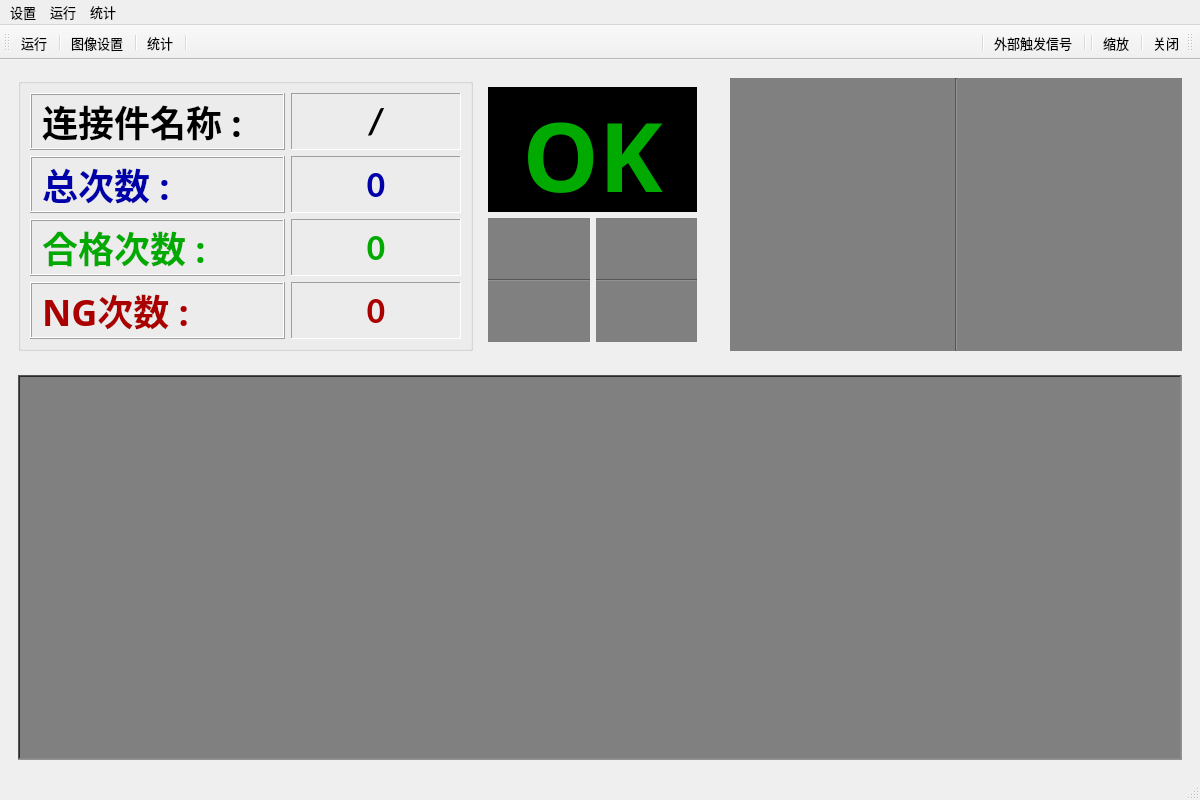
<?xml version="1.0" encoding="UTF-8"?>
<ui version="4.0">
 <class>mainWindowClass</class>
 <widget class="QMainWindow" name="mainWindowClass">
  <property name="geometry">
   <rect>
    <x>0</x>
    <y>0</y>
    <width>1200</width>
    <height>800</height>
   </rect>
  </property>
  <property name="font">
   <font>
    <pointsize>10</pointsize>
   </font>
  </property>
  <property name="windowTitle">
   <string>单工位视觉检查系统</string>
  </property>
  <property name="windowIcon">
   <iconset>
    <normaloff>icon/SoftWare.png</normaloff>icon/SoftWare.png</iconset>
  </property>
  <widget class="QWidget" name="centralwidget">
   <layout class="QGridLayout" name="gridLayout" rowstretch="4,6" columnstretch="6,4">
    <item row="1" column="0" colspan="2">
     <widget class="QWidget" name="widget" native="true">
      <layout class="QGridLayout" name="gridLayout_3">
       <item row="0" column="0">
        <widget class="QLabel" name="labelDisplay">
         <property name="sizePolicy">
          <sizepolicy hsizetype="Ignored" vsizetype="Ignored">
           <horstretch>0</horstretch>
           <verstretch>0</verstretch>
          </sizepolicy>
         </property>
         <property name="styleSheet">
          <string notr="true">background:gray</string>
         </property>
         <property name="frameShape">
          <enum>QFrame::WinPanel</enum>
         </property>
         <property name="frameShadow">
          <enum>QFrame::Sunken</enum>
         </property>
         <property name="text">
          <string/>
         </property>
         <property name="pixmap">
          <pixmap>icon/Cover1.png</pixmap>
         </property>
         <property name="scaledContents">
          <bool>true</bool>
         </property>
         <property name="alignment">
          <set>Qt::AlignCenter</set>
         </property>
        </widget>
       </item>
      </layout>
     </widget>
    </item>
    <item row="0" column="1">
     <widget class="QWidget" name="widget_3" native="true">
      <layout class="QGridLayout" name="gridLayout_2">
       <item row="0" column="0">
        <widget class="QLabel" name="labelDisplayRealTime">
         <property name="sizePolicy">
          <sizepolicy hsizetype="Ignored" vsizetype="Ignored">
           <horstretch>0</horstretch>
           <verstretch>0</verstretch>
          </sizepolicy>
         </property>
         <property name="styleSheet">
          <string notr="true">background:gray</string>
         </property>
         <property name="frameShape">
          <enum>QFrame::VLine</enum>
         </property>
         <property name="frameShadow">
          <enum>QFrame::Sunken</enum>
         </property>
         <property name="text">
          <string/>
         </property>
         <property name="scaledContents">
          <bool>false</bool>
         </property>
         <property name="alignment">
          <set>Qt::AlignCenter</set>
         </property>
        </widget>
       </item>
      </layout>
     </widget>
    </item>
    <item row="0" column="0">
     <widget class="QWidget" name="widget_2" native="true">
      <layout class="QGridLayout" name="gridLayout_4" columnstretch="2,1">
       <item row="0" column="0">
        <widget class="QGroupBox" name="groupBoxResultDisplay">
         <property name="title">
          <string/>
         </property>
         <property name="alignment">
          <set>Qt::AlignLeading|Qt::AlignLeft|Qt::AlignVCenter</set>
         </property>
         <layout class="QGridLayout" name="gridLayout_7" columnstretch="6,4">
          <item row="0" column="0">
           <widget class="QLabel" name="label">
            <property name="font">
             <font>
              <family>等线</family>
              <pointsize>27</pointsize>
              <weight>75</weight>
              <bold>true</bold>
             </font>
            </property>
            <property name="layoutDirection">
             <enum>Qt::LeftToRight</enum>
            </property>
            <property name="frameShape">
             <enum>QFrame::Box</enum>
            </property>
            <property name="frameShadow">
             <enum>QFrame::Raised</enum>
            </property>
            <property name="text">
             <string>连接件名称 :</string>
            </property>
           </widget>
          </item>
          <item row="0" column="1">
           <widget class="QLabel" name="labelModelName">
            <property name="font">
             <font>
              <family>Calibri</family>
              <pointsize>27</pointsize>
              <weight>75</weight>
              <bold>true</bold>
             </font>
            </property>
            <property name="frameShape">
             <enum>QFrame::Panel</enum>
            </property>
            <property name="frameShadow">
             <enum>QFrame::Sunken</enum>
            </property>
            <property name="text">
             <string>/</string>
            </property>
            <property name="alignment">
             <set>Qt::AlignCenter</set>
            </property>
           </widget>
          </item>
          <item row="1" column="0">
           <widget class="QLabel" name="label_2">
            <property name="font">
             <font>
              <family>等线</family>
              <pointsize>27</pointsize>
              <weight>75</weight>
              <bold>true</bold>
             </font>
            </property>
            <property name="layoutDirection">
             <enum>Qt::LeftToRight</enum>
            </property>
            <property name="styleSheet">
             <string notr="true">color:#0000aa</string>
            </property>
            <property name="frameShape">
             <enum>QFrame::Box</enum>
            </property>
            <property name="frameShadow">
             <enum>QFrame::Raised</enum>
            </property>
            <property name="text">
             <string>总次数 :</string>
            </property>
            <property name="textFormat">
             <enum>Qt::AutoText</enum>
            </property>
            <property name="alignment">
             <set>Qt::AlignLeading|Qt::AlignLeft|Qt::AlignVCenter</set>
            </property>
           </widget>
          </item>
          <item row="1" column="1">
           <widget class="QLabel" name="labelTotalCounts">
            <property name="font">
             <font>
              <family>Calibri</family>
              <pointsize>27</pointsize>
              <weight>75</weight>
              <bold>true</bold>
             </font>
            </property>
            <property name="styleSheet">
             <string notr="true">color:#0000aa</string>
            </property>
            <property name="frameShape">
             <enum>QFrame::Panel</enum>
            </property>
            <property name="frameShadow">
             <enum>QFrame::Sunken</enum>
            </property>
            <property name="text">
             <string>0</string>
            </property>
            <property name="alignment">
             <set>Qt::AlignCenter</set>
            </property>
           </widget>
          </item>
          <item row="2" column="0">
           <widget class="QLabel" name="label_3">
            <property name="font">
             <font>
              <family>等线</family>
              <pointsize>27</pointsize>
              <weight>75</weight>
              <bold>true</bold>
             </font>
            </property>
            <property name="styleSheet">
             <string notr="true">color:#00aa00</string>
            </property>
            <property name="frameShape">
             <enum>QFrame::Box</enum>
            </property>
            <property name="frameShadow">
             <enum>QFrame::Raised</enum>
            </property>
            <property name="text">
             <string>合格次数 :</string>
            </property>
           </widget>
          </item>
          <item row="2" column="1">
           <widget class="QLabel" name="labelOKCounts">
            <property name="font">
             <font>
              <family>Calibri</family>
              <pointsize>27</pointsize>
              <weight>75</weight>
              <bold>true</bold>
             </font>
            </property>
            <property name="styleSheet">
             <string notr="true">color:#00aa00</string>
            </property>
            <property name="frameShape">
             <enum>QFrame::Panel</enum>
            </property>
            <property name="frameShadow">
             <enum>QFrame::Sunken</enum>
            </property>
            <property name="text">
             <string>0</string>
            </property>
            <property name="alignment">
             <set>Qt::AlignCenter</set>
            </property>
           </widget>
          </item>
          <item row="3" column="0">
           <widget class="QLabel" name="label_4">
            <property name="font">
             <font>
              <family>等线</family>
              <pointsize>27</pointsize>
              <weight>75</weight>
              <bold>true</bold>
             </font>
            </property>
            <property name="styleSheet">
             <string notr="true">color:#aa0000</string>
            </property>
            <property name="frameShape">
             <enum>QFrame::Box</enum>
            </property>
            <property name="frameShadow">
             <enum>QFrame::Raised</enum>
            </property>
            <property name="text">
             <string>NG次数 :</string>
            </property>
           </widget>
          </item>
          <item row="3" column="1">
           <widget class="QLabel" name="labelNGCounts">
            <property name="font">
             <font>
              <family>Calibri</family>
              <pointsize>27</pointsize>
              <weight>75</weight>
              <bold>true</bold>
             </font>
            </property>
            <property name="styleSheet">
             <string notr="true">color:#aa0000</string>
            </property>
            <property name="frameShape">
             <enum>QFrame::Panel</enum>
            </property>
            <property name="frameShadow">
             <enum>QFrame::Sunken</enum>
            </property>
            <property name="text">
             <string>0</string>
            </property>
            <property name="alignment">
             <set>Qt::AlignCenter</set>
            </property>
           </widget>
          </item>
         </layout>
        </widget>
       </item>
       <item row="0" column="1">
        <widget class="QWidget" name="widget_5" native="true">
         <layout class="QGridLayout" name="gridLayout_6">
          <item row="0" column="0" colspan="2">
           <widget class="QLabel" name="labelResult">
            <property name="sizePolicy">
             <sizepolicy hsizetype="Ignored" vsizetype="Ignored">
              <horstretch>0</horstretch>
              <verstretch>0</verstretch>
             </sizepolicy>
            </property>
            <property name="font">
             <font>
              <family>华文中宋</family>
              <weight>75</weight>
              <italic>false</italic>
              <bold>true</bold>
             </font>
            </property>
            <property name="styleSheet">
             <string notr="true">background:black</string>
            </property>
            <property name="frameShape">
             <enum>QFrame::WinPanel</enum>
            </property>
            <property name="frameShadow">
             <enum>QFrame::Raised</enum>
            </property>
            <property name="text">
             <string>&lt;html&gt;&lt;head/&gt;&lt;body&gt;&lt;p&gt;&lt;span style=&quot; font-size:72pt; color:#00aa00;&quot;&gt;OK&lt;/span&gt;&lt;/p&gt;&lt;/body&gt;&lt;/html&gt;</string>
            </property>
            <property name="textFormat">
             <enum>Qt::AutoText</enum>
            </property>
            <property name="scaledContents">
             <bool>false</bool>
            </property>
            <property name="alignment">
             <set>Qt::AlignCenter</set>
            </property>
           </widget>
          </item>
          <item row="1" column="0">
           <widget class="QLabel" name="labelNormPart">
            <property name="sizePolicy">
             <sizepolicy hsizetype="Ignored" vsizetype="Ignored">
              <horstretch>0</horstretch>
              <verstretch>0</verstretch>
             </sizepolicy>
            </property>
            <property name="styleSheet">
             <string notr="true">background:gray</string>
            </property>
            <property name="frameShape">
             <enum>QFrame::HLine</enum>
            </property>
            <property name="frameShadow">
             <enum>QFrame::Sunken</enum>
            </property>
            <property name="text">
             <string/>
            </property>
            <property name="alignment">
             <set>Qt::AlignCenter</set>
            </property>
           </widget>
          </item>
          <item row="1" column="1">
           <widget class="QLabel" name="labelErrorPart">
            <property name="sizePolicy">
             <sizepolicy hsizetype="Ignored" vsizetype="Ignored">
              <horstretch>0</horstretch>
              <verstretch>0</verstretch>
             </sizepolicy>
            </property>
            <property name="styleSheet">
             <string notr="true">background:gray</string>
            </property>
            <property name="frameShape">
             <enum>QFrame::HLine</enum>
            </property>
            <property name="frameShadow">
             <enum>QFrame::Sunken</enum>
            </property>
            <property name="text">
             <string/>
            </property>
            <property name="alignment">
             <set>Qt::AlignCenter</set>
            </property>
           </widget>
          </item>
         </layout>
        </widget>
       </item>
      </layout>
     </widget>
    </item>
   </layout>
  </widget>
  <widget class="QStatusBar" name="statusbar">
   <property name="mouseTracking">
    <bool>false</bool>
   </property>
  </widget>
  <widget class="QToolBar" name="toolBarAction">
   <property name="sizePolicy">
    <sizepolicy hsizetype="Preferred" vsizetype="Fixed">
     <horstretch>0</horstretch>
     <verstretch>0</verstretch>
    </sizepolicy>
   </property>
   <property name="windowTitle">
    <string>toolBar</string>
   </property>
   <property name="iconSize">
    <size>
     <width>48</width>
     <height>48</height>
    </size>
   </property>
   <attribute name="toolBarArea">
    <enum>TopToolBarArea</enum>
   </attribute>
   <attribute name="toolBarBreak">
    <bool>false</bool>
   </attribute>
   <addaction name="actionRun"/>
   <addaction name="separator"/>
   <addaction name="actionImageSetting"/>
   <addaction name="separator"/>
   <addaction name="actionStatistics"/>
   <addaction name="separator"/>
  </widget>
  <widget class="QMenuBar" name="menubar">
   <property name="geometry">
    <rect>
     <x>0</x>
     <y>0</y>
     <width>1200</width>
     <height>23</height>
    </rect>
   </property>
   <property name="mouseTracking">
    <bool>true</bool>
   </property>
   <widget class="QMenu" name="menu">
    <property name="title">
     <string>设置</string>
    </property>
    <addaction name="actionImageSetting"/>
   </widget>
   <widget class="QMenu" name="menu_2">
    <property name="title">
     <string>运行</string>
    </property>
    <addaction name="actionRun"/>
   </widget>
   <widget class="QMenu" name="menu_3">
    <property name="title">
     <string>统计</string>
    </property>
    <addaction name="actionStatistics"/>
   </widget>
   <addaction name="menu"/>
   <addaction name="menu_2"/>
   <addaction name="menu_3"/>
  </widget>
  <widget class="QToolBar" name="toolBar">
   <property name="windowTitle">
    <string>toolBar</string>
   </property>
   <property name="layoutDirection">
    <enum>Qt::RightToLeft</enum>
   </property>
   <property name="iconSize">
    <size>
     <width>48</width>
     <height>48</height>
    </size>
   </property>
   <attribute name="toolBarArea">
    <enum>TopToolBarArea</enum>
   </attribute>
   <attribute name="toolBarBreak">
    <bool>false</bool>
   </attribute>
   <addaction name="actionClose"/>
   <addaction name="separator"/>
   <addaction name="actionEnlarge"/>
   <addaction name="separator"/>
   <addaction name="separator"/>
   <addaction name="actionSignal"/>
   <addaction name="separator"/>
  </widget>
  <action name="actionRun">
   <property name="icon">
    <iconset>
     <normaloff>icon/Run.png</normaloff>icon/Run.png</iconset>
   </property>
   <property name="text">
    <string>运行</string>
   </property>
  </action>
  <action name="actionImageSetting">
   <property name="icon">
    <iconset>
     <normaloff>icon/Set.png</normaloff>icon/Set.png</iconset>
   </property>
   <property name="text">
    <string>图像设置</string>
   </property>
  </action>
  <action name="actionStatistics">
   <property name="icon">
    <iconset>
     <normaloff>icon/Table.png</normaloff>icon/Table.png</iconset>
   </property>
   <property name="text">
    <string>统计</string>
   </property>
  </action>
  <action name="actionEnlarge">
   <property name="icon">
    <iconset>
     <normaloff>icon/Enlarge.png</normaloff>icon/Enlarge.png</iconset>
   </property>
   <property name="text">
    <string>缩放</string>
   </property>
  </action>
  <action name="actionClose">
   <property name="icon">
    <iconset>
     <normaloff>icon/Close.png</normaloff>icon/Close.png</iconset>
   </property>
   <property name="text">
    <string>关闭</string>
   </property>
  </action>
  <action name="actionSignal">
   <property name="icon">
    <iconset>
     <normaloff>icon/Signal.png</normaloff>icon/Signal.png</iconset>
   </property>
   <property name="text">
    <string>外部触发信号</string>
   </property>
  </action>
 </widget>
 <resources/>
 <connections/>
</ui>
